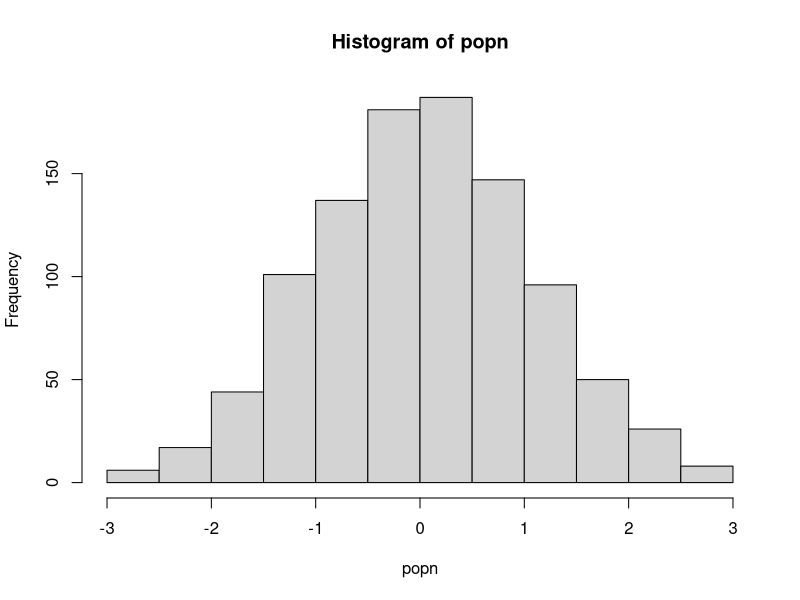

This figure's R source:
# an example of vectorization involving lapply and sapply

####### Functions ########

## A function to take a sample of size n from a population "popn" and return its mean
myexperiment <- function(popn,n){
  pop_sample <- sample(popn, n, replace = FALSE)
                       return(mean(pop_sample))
}

## Calculate means using a for loop without preallocation:
loopy_sample1 <- function(popn,n,num){
  result1 <- vector() # Initialize empty vector of size 1
  for (i in 1:num) {
    result1 <- c(result1, myexperiment(popn,n))
  }
  return(result1)
}

## To run "num" iterations of the experiment using a for loop on a vector with preallocation:
loopy_sample2 <- function(popn,n,num){
  result2 <- vector(,num) # Preallocate expected size
  for(i in 1:num){
    result2[i] <- myexperiment(popn,n)
  }
  return(result2)
}

## To run "num" iterations of the experiment using a for loop on a list with preallocation:
loopy_sample3 <- function(popn,n,num){
  result3 <- vector("list", num) # Preallocate expected size
  for(i in 1:num){
    result3[[i]] <- myexperiment(popn,n)
  }
  return(result3)
}

## To run "num" iterations of the experiment using vectorization with lapply:
lapply_sample <- function(popn,n,num){
  result4 <- lapply(1:num, function(i) myexperiment(popn,n))
  return(result4)
}

## To run "num" iterations of the experiment using vectorization with sapply:
sapply_sample <- function(popn,n,num){
  result5 <- sapply(1:num, function(i) myexperiment(popn,n))
  return(result5)
}

popn <- rnorm(1000) # Generate the population
hist(popn)

n <- 20 # sample size for each experiment
num <- 1000 # Number of times to rerun the experiment

print("The loopy, non-preallocation approach takes:" )
print(system.time(loopy_sample1(popn, n, num)))

print("The loopy, but with preallocation approach takes:" )
print(system.time(loopy_sample2(popn, n, num)))

print("The loopy, non-preallocation approach on a list takes:" )
print(system.time(loopy_sample3(popn, n, num)))

print("The vectorized sapply approach takes:" )
print(system.time(sapply_sample(popn, n, num)))

print("The vectorized lapply approach takes:" )
print(system.time(lapply_sample(popn, n, num)))




